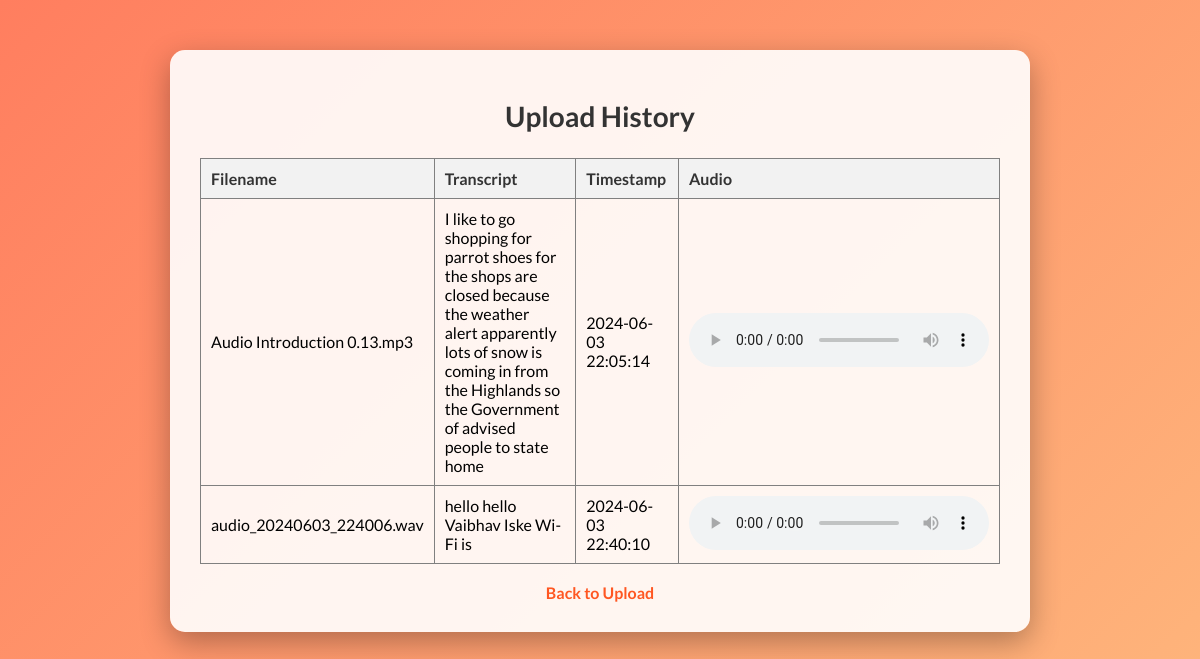
The app's page /history with its own data.
### tables this page shows
CREATE TABLE uploads (
            id INTEGER PRIMARY KEY AUTOINCREMENT,
            filename TEXT NOT NULL,
            transcript TEXT NOT NULL,
            timestamp TEXT NOT NULL,
            filepath TEXT NOT NULL
        );

### app.py (the view)
@app.route("/history")
def history():
    conn = get_db_connection()
    uploads = conn.execute('SELECT * FROM uploads').fetchall()
    conn.close()
    return render_template('history.html', uploads=uploads)

### app.py (called while the page is built)
def get_db_connection():
    conn = sqlite3.connect('upload_history.db')
    conn.row_factory = sqlite3.Row
    return conn

### templates/history.html (shortened to what this page needs)
<!DOCTYPE html>
<html lang="en">
<head>
    <link rel="stylesheet" href="{{ url_for('static', filename='styles/history.css') }}" />
</head>
<body>
<div id="historyContainer">
    <h1>Upload History</h1>
    <table border="1">
        <tr>
            <th>Filename</th>
            <th>Transcript</th>
            <th>Timestamp</th>
            <th>Audio</th>
        </tr>
        {% for upload in uploads %}
        <tr>
            <td>{{ upload.filename }}</td>
            <td>{{ upload.transcript }}</td>
            <td>{{ upload.timestamp }}</td>
            <td>
                <audio controls>
                    <source src="{{ url_for('uploaded_file', filename=upload.filename) }}" type="audio/mp3">
                </audio>
            </td>
        </tr>
        {% endfor %}
    </table>
    <br>
    <a href="{{ url_for('index') }}">Back to Upload</a>
</div>
</body>
</html>

### static/styles/history.css (style rules this page uses)
body { font-family: 'Lato', sans-serif; margin: 0; padding: 0; background: linear-gradient(135deg, #ff7e5f, #feb47b); color: black; }
#historyContainer { max-width: 800px; background-color: rgba(255, 255, 255, 0.9); padding: 30px; border-radius: 15px; box-shadow: 0px 10px 30px rgba(0, 0, 0, 0.3); margin: 50px auto; text-align: center; }
h1 { font-size: 28px; color: #333; margin-bottom: 25px; }
table { width: 100%; border-collapse: collapse; }
th, td { padding: 10px; text-align: left; }
th { background-color: #f2f2f2; color: #333; }
a { color: #ff5722; text-decoration: none; font-weight: bold; transition: color 0.3s ease; }

### records on screen
uploads: filename "Audio Introduction 0.13.mp3", transcript "I like to go shopping for parrot shoes for the shops are closed because the weather alert apparently lots of snow is coming in from the Highlands so the Government of advised people to state home", timestamp "2024-06-03 22:05:14"
uploads: filename "audio_20240603_224006.wav", transcript "hello hello Vaibhav Iske Wi-Fi is", timestamp "2024-06-03 22:40:10"
